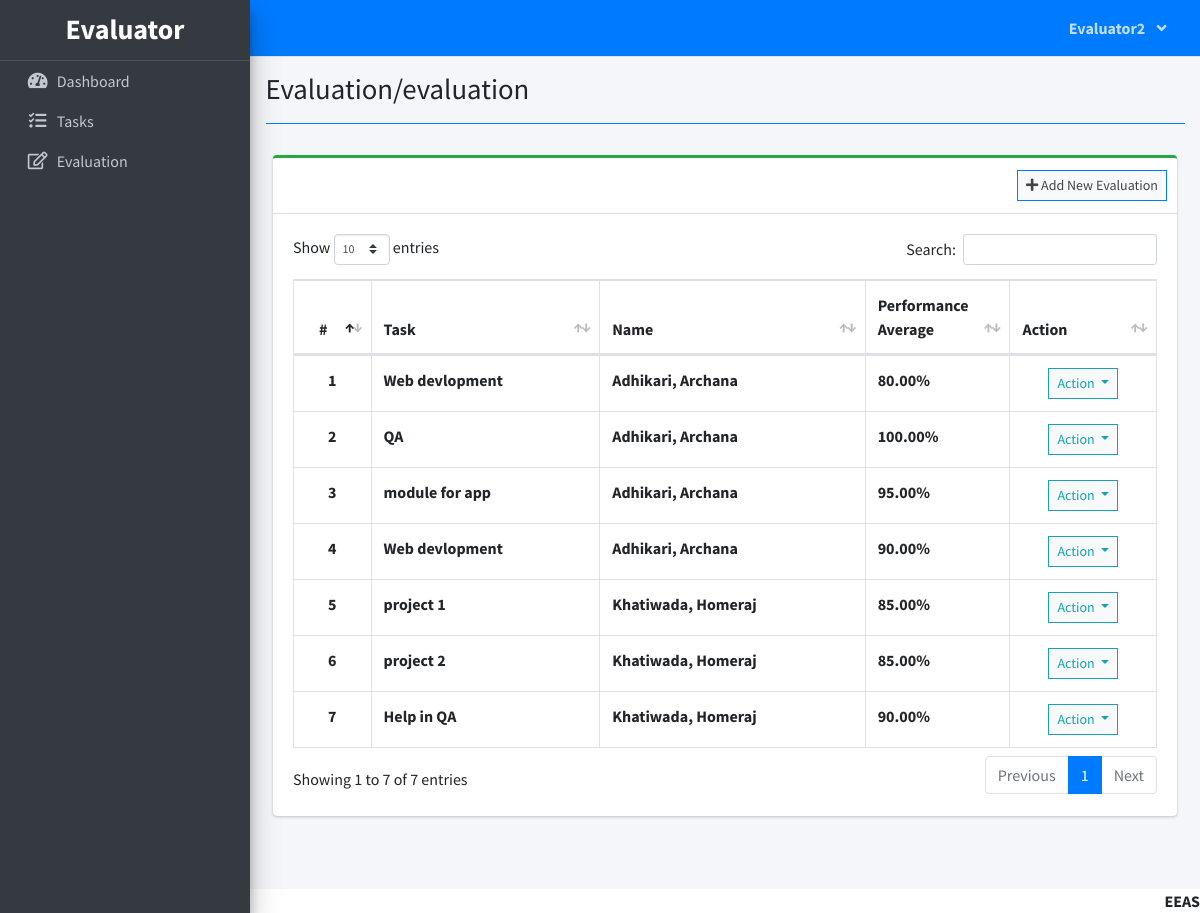
The app's page /index.php?page=evaluation/evaluation (signed in) with its own data.
### tables this page shows
CREATE TABLE `ratings` (
  `id` int(30) NOT NULL,
  `employee_id` int(30) NOT NULL,
  `task_id` int(30) NOT NULL,
  `evaluator_id` int(30) NOT NULL,
  `efficiency` int(11) NOT NULL,
  `timeliness` int(11) NOT NULL,
  `quality` int(11) NOT NULL,
  `accuracy` int(11) NOT NULL,
  `remarks` text NOT NULL,
  `date_created` datetime NOT NULL DEFAULT current_timestamp()
);

CREATE TABLE `task_list` (
  `id` int(30) NOT NULL,
  `task` varchar(200) NOT NULL,
  `description` text NOT NULL,
  `employee_id` int(30) NOT NULL,
  `due_date` date NOT NULL,
  `completed` date NOT NULL,
  `status` int(1) NOT NULL COMMENT '0=pending, 1=on-progress,3=Completed',
  `date_created` datetime NOT NULL DEFAULT current_timestamp()
);

### evaluation/evaluation.php (the view, shortened to what this page needs)
<?php include 'db_connect.php';
?>
<div class="col-lg-12">
    <div class="card card-outline card-success">
        <div class="card-header">
            <div class="card-tools">
                <a class="btn btn-block btn-sm btn-default btn-flat border-primary" href="./index.php?page=evaluation/new_evaluation"><i class="fa fa-plus"></i> Add New Evaluation</a>
            </div>
        </div>
        <div class="card-body">
            <table class="table tabe-hover table-bordered" id="list">
                <thead>
                    <tr>
                        <th class="text-center">#</th>
                        <th>Task</th>
                        <th>Name</th>
                        <th width="15%">Performance Average</th>
                        <th>Action</th>
                    </tr>
                </thead>
                <tbody>
                    <?php
                    $i = 1;
                    $where = "";
                    if ($_SESSION['login_type'] == 1)
                        $where = " where r.evaluator_id = {$_SESSION['login_id']} ";
                    $qry = $conn->query("SELECT r.*,concat(e.lastname,', ',e.firstname,' ',e.middlename) as name,t.task,concat(ev.lastname,', ',ev.firstname,' ',ev.middlename) as ename,((((r.efficiency + r.timeliness + r.quality + r.accuracy)/4)/5) * 100) as pa FROM ratings r inner join employee_list e on e.id = r.employee_id inner join task_list t on t.id = r.task_id inner join evaluator_list ev on ev.id = r.evaluator_id $where order by concat(e.lastname,', ',e.firstname,' ',e.middlename) asc");
                    while ($row = $qry->fetch_assoc()):
                        $performance_average = $row['pa'];
                    ?>
                    <tr>
                        <th class="text-center"><?php echo $i++ ?></th>
                        <td><b><?php echo ($row['task']) ?></b></td>
                        <td><b><?php echo ucwords($row['name']) ?></b></td>
                        <td><b><?php echo number_format($performance_average, 2)."%" ?></b></td>
                        <td class="text-center">
                            <button type="button" class="btn btn-default btn-sm btn-flat border-info wave-effect text-info dropdown-toggle" data-toggle="dropdown" aria-expanded="true">
                                Action
                            </button>
                        </td>
                    </tr>
                    <?php endwhile; ?>
                </tbody>
            </table>
        </div>
    </div>
</div>

### records on screen
ratings: task_list.task "Web devlopment", name "Adhikari, Archana", performance_average "80.00"
ratings: task_list.task "QA", name "Adhikari, Archana", performance_average "100.00"
ratings: task_list.task "module for app", name "Adhikari, Archana", performance_average "95.00"
ratings: task_list.task "Web devlopment", name "Adhikari, Archana", performance_average "90.00"
ratings: task_list.task "project 1", name "Khatiwada, Homeraj", performance_average "85.00"
ratings: task_list.task "project 2", name "Khatiwada, Homeraj", performance_average "85.00"
ratings: task_list.task "Help in QA", name "Khatiwada, Homeraj", performance_average "90.00"

### other values on screen
$_SESSION['login_firstname'] "Evaluator2"
$title "Evaluation/evaluation"
$_SESSION['system']['name'] "EEAS"
